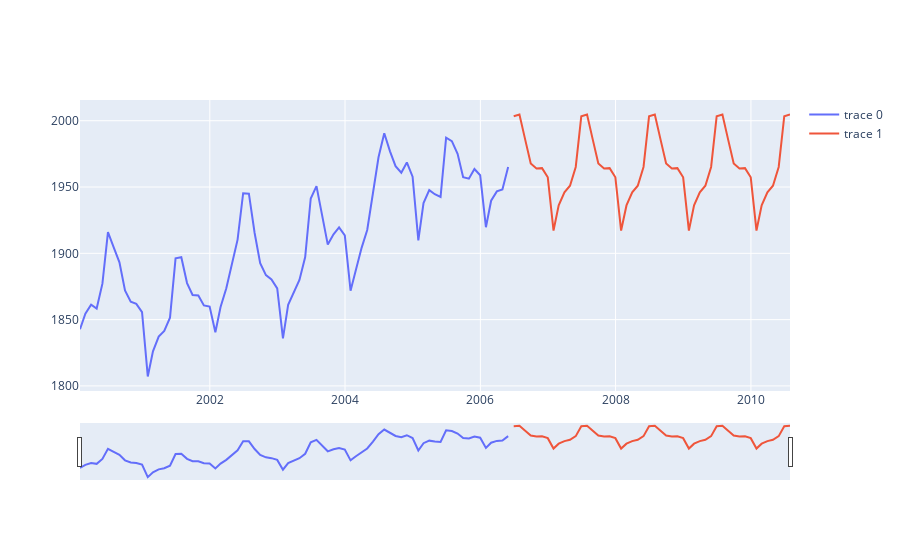

Write notebook code for a chart like this one.
### Markdown cell above
## Экспоненциальное сглаживание с сезонностью, ETS(A,N,A)

### Code cell
mod1 = exp = sm.tsa.statespace.ExponentialSmoothing(ts, seasonal=12)
res = exp.fit(maxiter=500)
print(res.summary())


forecs = res.get_forecast(50).summary_frame()

forplot()
